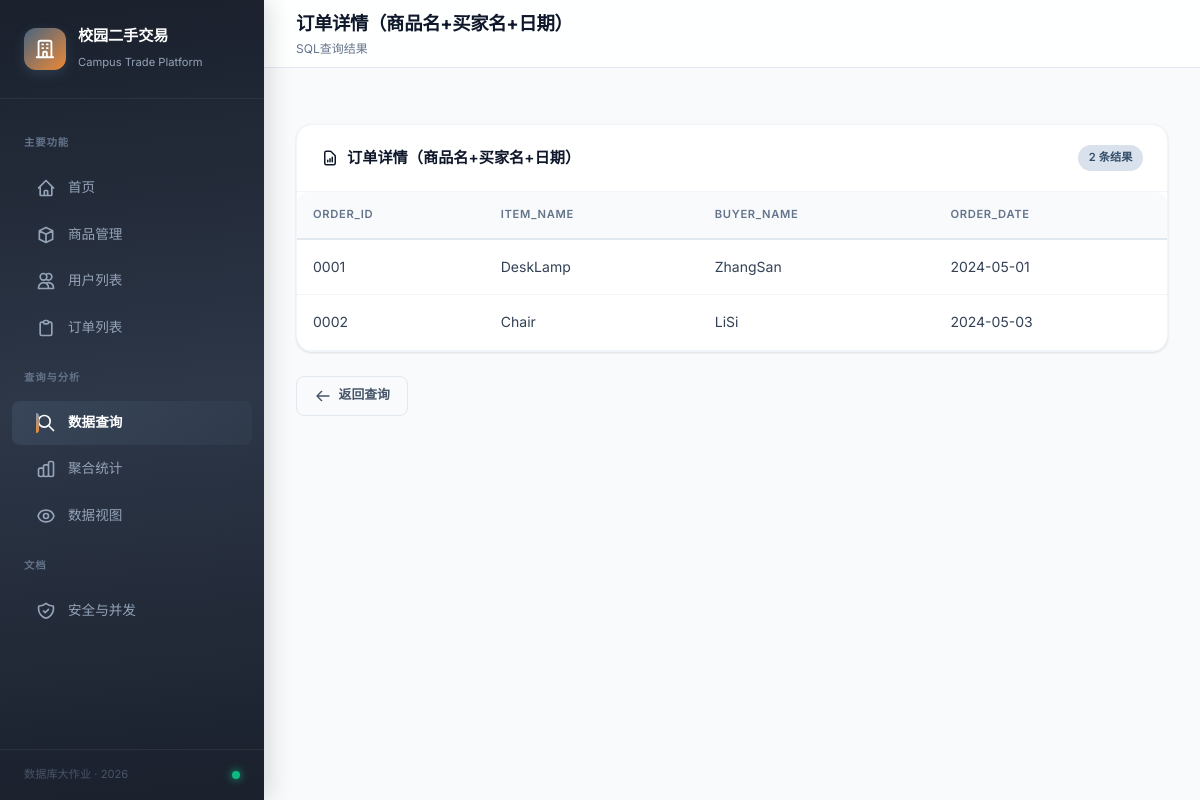
Page /query/join_order_detail on the committed database.
### tables this page shows
CREATE TABLE orders (
            order_id     TEXT PRIMARY KEY,
            item_id      TEXT NOT NULL UNIQUE,
            buyer_id     TEXT NOT NULL,
            order_date   TEXT NOT NULL,
            FOREIGN KEY (item_id) REFERENCES item(item_id),
            FOREIGN KEY (buyer_id) REFERENCES user(user_id)
        );

CREATE TABLE item (
            item_id    TEXT PRIMARY KEY,
            item_name  TEXT NOT NULL,
            category   TEXT NOT NULL,
            price      REAL NOT NULL CHECK(price > 0),
            status     INTEGER NOT NULL DEFAULT 0 CHECK(status IN (0, 1)),
            seller_id  TEXT NOT NULL,
            list_date  TEXT NOT NULL,
            FOREIGN KEY (seller_id) REFERENCES user(user_id)
        );

CREATE TABLE user (
            user_id   TEXT PRIMARY KEY,
            user_name TEXT NOT NULL,
            phone     TEXT NOT NULL
        );

### app.py (the view)
@app.route('/query/join_order_detail')
def query_join_order_detail():
    conn = get_db()
    rows = conn.execute('''
        SELECT o.order_id, i.item_name, u.user_name AS buyer_name, o.order_date
        FROM orders o
        JOIN item i ON o.item_id = i.item_id
        JOIN user u ON o.buyer_id = u.user_id
    ''').fetchall()
    conn.close()
    return render_template('query_result.html', title='订单详情（商品名+买家名+日期）', rows=rows,
                           columns=['order_id', 'item_name', 'buyer_name', 'order_date'])

### db.py (called while the page is built)
def get_db():
    conn = sqlite3.connect(DB_PATH)
    conn.row_factory = sqlite3.Row
    conn.execute("PRAGMA foreign_keys = ON")
    return conn

### templates/query_result.html (shortened to what this page needs)
{% extends "base.html" %}
{% block page_title %}{{ title }}{% endblock %}
{% block page_desc %}SQL查询结果{% endblock %}
{% block content %}
<div class="card">
    <div class="card-header">
        <h3>
            <svg fill="none" stroke="currentColor" viewBox="0 0 24 24" width="18" height="18"><path stroke-linecap="round" stroke-linejoin="round" stroke-width="2" d="M9 17v-2m3 2v-4m3 4v-6m2 10H7a2 2 0 01-2-2V5a2 2 0 012-2h5.586a1 1 0 01.707.293l5.414 5.414a1 1 0 01.293.707V19a2 2 0 01-2 2z"></path></svg>
            {{ title }}
        </h3>
        {% if rows %}
        <span class="badge badge-info">{{ rows|length }} 条结果</span>
        {% endif %}
    </div>
    <div class="card-body" style="padding:0;">
        {% if rows %}
        <div class="table-container">
            <table class="data-table">
                <thead>
                    <tr>
                        {% for col in columns %}
                        <th>{{ col }}</th>
                        {% endfor %}
                    </tr>
                </thead>
                <tbody>
                {% for row in rows %}
                    <tr>
                        {% for col in columns %}
                        <td>{{ row[col] }}</td>
                        {% endfor %}
                    </tr>
                {% endfor %}
                </tbody>
            </table>
        </div>
        {% endif %}
    </div>
</div>
<div style="margin-top:1.5rem;">
    <a href="/query" class="btn btn-ghost">
        <svg fill="none" stroke="currentColor" viewBox="0 0 24 24" width="16" height="16"><path stroke-linecap="round" stroke-linejoin="round" stroke-width="2" d="M10 19l-7-7m0 0l7-7m-7 7h18"></path></svg>
        返回查询
    </a>
</div>
{% endblock %}

### templates/base.html (style rules this page uses)
:root { --primary-50: #f0f4f8; --primary-100: #d9e2ec; --primary-200: #bcccdc; --primary-300: #9fb3c8; --primary-400: #829ab1; --primary-500: #627d98; --primary-600: #486581; --primary-700: #334e68; --primary-800: #243b53; --primary-900: #102a43; --accent-400: #f6ad55; --accent-500: #ed8936; --accent-600: #dd6b20; --success-50: #ecfdf5; --success-100: #d1fae5; --success-500: #10b981; --success-600: #059669; --success-700: #047857; --warning-50: #fffbeb; --warning-100: #fef3c7; --warning-500: #f59e0b; --warning-600: #d97706; --danger-50: #fef2f2; --danger-100: #fee2e2; --danger-500: #ef4444; --danger-600: #dc2626; --danger-700: #b91c1c; --gray-0: #ffffff; --gray-50: #f8fafc; --gray-100: #f1f5f9; --gray-200: #e2e8f0; --gray-300: #cbd5e1; --gray-400: #94a3b8; --gray-500: #64748b; --gray-600: #475569; --gray-700: #334155; --gray-800: #1e293b; --gray-900: #0f172a; --sidebar-width: 264px; --header-height: 68px; --radius-sm: 8px; --radius: 12px; --radius-lg: 16px; --radius-xl: 20px; --shadow-xs: 0 1px 2px rgba(15, 23, 42, 0.04); --shadow-sm: 0 1px 3px rgba(15, 23, 42, 0.08), 0 1px 2px rgba(15, 23, 42, 0.04); --shadow: 0 4px 6px -1px rgba(15, 23, 42, 0.06), 0 2px 4px -2px rgba(15, 23, 42, 0.04); --shadow-md: 0 10px 15px -3px rgba(15, 23, 42, 0.08), 0 4px 6px -4px rgba(15, 23, 42, 0.04); --shadow-lg: 0 20px 25px -5px rgba(15, 23, 42, 0.08), 0 8px 10px -6px rgba(15, 23, 42, 0.04); --shadow-glow: 0 0 20px rgba(98, 125, 152, 0.25); --transition-fast: 150ms cubic-bezier(0.4, 0, 0.2, 1); --transition: 250ms cubic-bezier(0.4, 0, 0.2, 1); --transition-slow: 350ms cubic-bezier(0.4, 0, 0.2, 1); --space-1: 0.25rem; --space-2: 0.5rem; --space-3: 0.75rem; --space-4: 1rem; --space-5: 1.25rem; --space-6: 1.5rem; --space-8: 2rem; --space-10: 2.5rem; --space-12: 3rem; }
* { margin: 0; padding: 0; box-sizing: border-box; }
html { scroll-behavior: smooth; }
body { font-family: 'Inter', 'Noto Sans SC', -apple-system, BlinkMacSystemFont, 'Segoe UI', sans-serif; background: var(--gray-50); color: var(--gray-800); line-height: 1.6; min-height: 100vh; display: flex; -webkit-font-smoothing: antialiased; -moz-osx-font-smoothing: grayscale; }
.card { background: var(--gray-0); border-radius: var(--radius-lg); box-shadow: var(--shadow-sm); border: 1px solid var(--gray-100); overflow: hidden; transition: all var(--transition); }
.card-header { padding: var(--space-5) var(--space-6); border-bottom: 1px solid var(--gray-100); display: flex; align-items: center; justify-content: space-between; }
.card-header h3 { font-size: 0.95rem; font-weight: 600; color: var(--gray-900); display: flex; align-items: center; gap: var(--space-2); }
.card-body { padding: var(--space-6); }
.table-container { overflow-x: auto; border-radius: var(--radius); }
.data-table { width: 100%; border-collapse: separate; border-spacing: 0; }
.data-table th { background: var(--gray-50); padding: 0.875rem var(--space-4); text-align: left; font-size: 0.7rem; font-weight: 600; text-transform: uppercase; letter-spacing: 0.06em; color: var(--gray-500); border-bottom: 2px solid var(--gray-200); white-space: nowrap; }
.data-table th:first-child { border-radius: var(--radius-sm) 0 0 0; }
.data-table th:last-child { border-radius: 0 var(--radius-sm) 0 0; }
.data-table td { padding: var(--space-4); font-size: 0.875rem; color: var(--gray-700); border-bottom: 1px solid var(--gray-100); vertical-align: middle; transition: background var(--transition-fast); }
.data-table tbody tr { transition: all var(--transition-fast); }
.btn { display: inline-flex; align-items: center; justify-content: center; gap: var(--space-2); padding: 0.55rem 1.1rem; border-radius: var(--radius-sm); font-size: 0.8rem; font-weight: 600; text-decoration: none; cursor: pointer; border: none; transition: all var(--transition-fast); position: relative; overflow: hidden; white-space: nowrap; }
.btn::after { content: ''; position: absolute; inset: 0; background: linear-gradient(180deg, rgba(255,255,255,0.15) 0%, transparent 100%); opacity: 0; transition: opacity var(--transition-fast); }
.btn svg { width: 16px; height: 16px; flex-shrink: 0; }
.btn-ghost { background: transparent; color: var(--gray-600); border: 1.5px solid var(--gray-200); }
.badge { display: inline-flex; align-items: center; gap: 4px; padding: 0.25rem 0.65rem; border-radius: 9999px; font-size: 0.7rem; font-weight: 600; letter-spacing: 0.01em; }
.badge-info { background: var(--primary-100); color: var(--primary-700); }

### rows in the picture
orders: order_id "0001" "DeskLamp" "ZhangSan" "2024-05-01"
orders: order_id "0002" "Chair" "LiSi" "2024-05-03"

### other values in the picture
{{ title }} "订单详情（商品名+买家名+日期）"
{{ rows|length }} "2"
{{ col }} "ORDER_ID" "ITEM_NAME" "BUYER_NAME" "ORDER_DATE"
